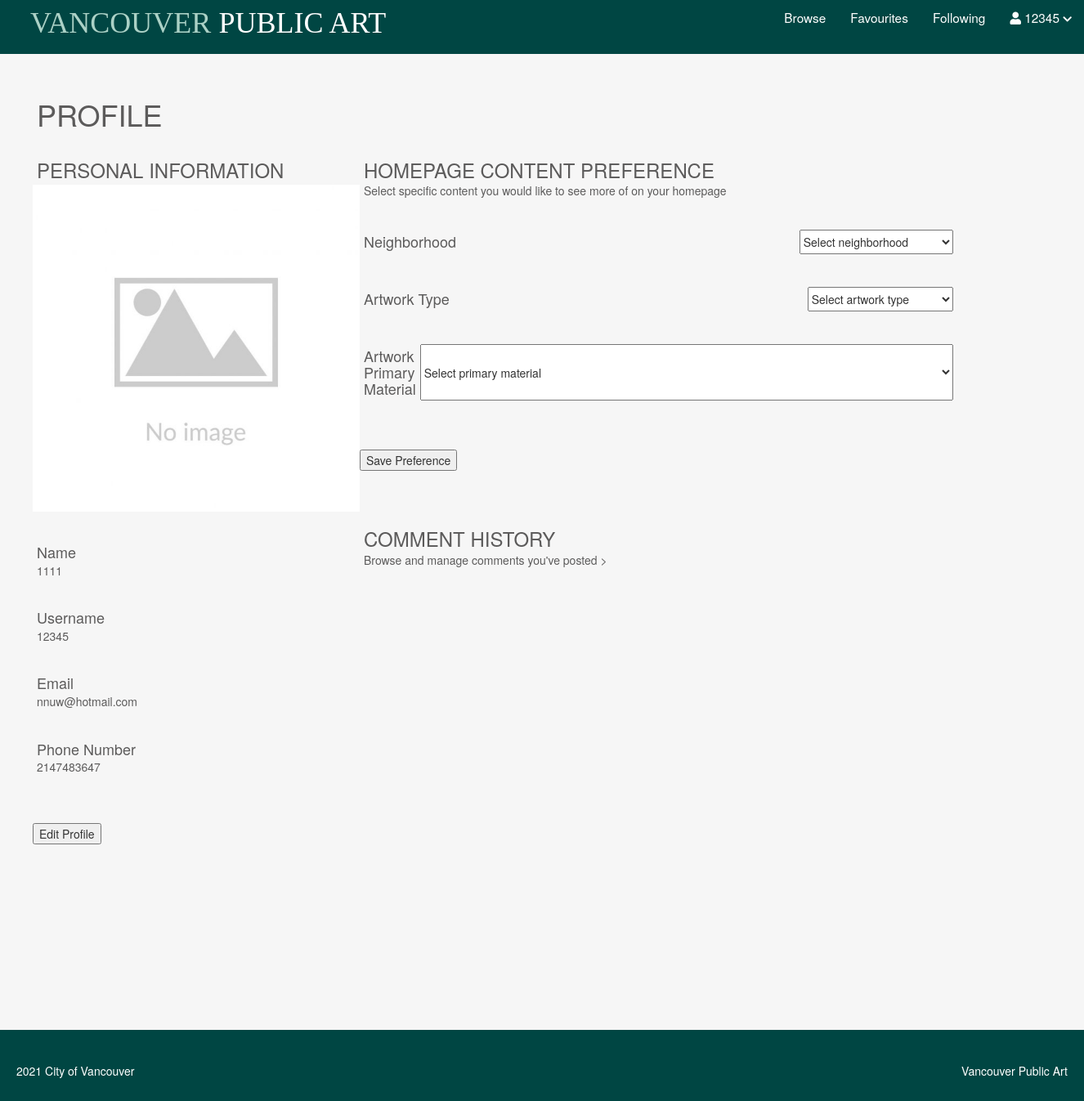
The page /public/member/profile.php (signed in) on the database as committed earlier.
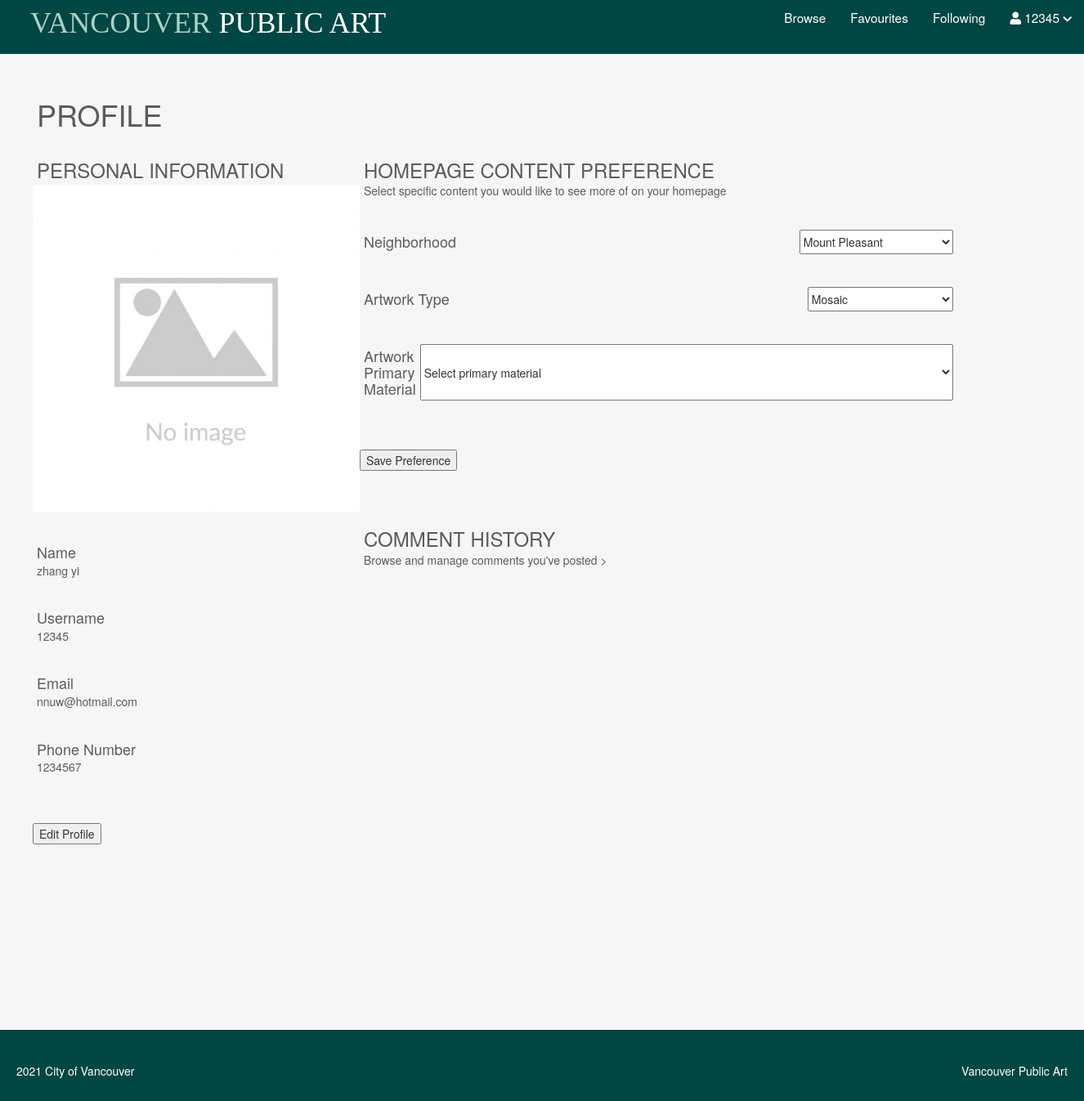
The same page on the database as committed later.
### tables this page shows
CREATE TABLE `member` (
  `userID` int(4) NOT NULL,
  `username` varchar(30) NOT NULL,
  `password` varchar(500) NOT NULL,
  `name` varchar(50) NOT NULL,
  `phoneNumber` int(10) NOT NULL,
  `profilePhoto` blob NOT NULL,
  `email` varchar(500) NOT NULL
);

CREATE TABLE `membersetting` (
  `settingID` int(10) NOT NULL,
  `location` varchar(255) DEFAULT NULL,
  `type` varchar(255) DEFAULT NULL,
  `material` varchar(255) DEFAULT NULL,
  `userID` int(10) NOT NULL
);

### private/controller/userProfile.php (called while the page is built, shortened)
<?php
$table = 'member';
if (isset($_SESSION['userID'])) {
    $userid = $_SESSION['userID'];
    $user = selectOneByOneTable($table, ['userID' => $userid]);
    $name = $user['name'];
    $username = $user['username'];
    $email = $user['email'];
    $phoneNumber = $user['phoneNumber'];
}

### private/database/db.php (called while the page is built, shortened)
<?php
require('db_connect.php');
function getSpercificData($col, $table)
{
    global $conn;
    $query = "SELECT DISTINCT " . $col . " FROM " . $table;
    $result = mysqli_query($conn, $query);
    return $result;
}
function executeQuery($sql, $data)
{
    global $conn;
    $stmt = $conn->prepare($sql);
    $values = array_values($data);
    $types = str_repeat('s', count($values));
    $stmt->bind_param($types, ...$values);
    $stmt->execute();
    return $stmt;
}
function selectOneByOneTable($table, $conditions)
{
    $sql = "SELECT * FROM $table";
    $i = 0;
    foreach ($conditions as $key => $value) {
        if ($i === 0) {
            $sql = $sql . " WHERE $key=?";
        } else {
            $sql = $sql . " AND $key=?";
        }
        $i++;
    }
    $sql = $sql . " LIMIT 1";
    $stmt = executeQuery($sql, $conditions);
    $records = $stmt->get_result()->fetch_assoc();
    return $records;
}
function selectOneByOneTable1($table, $col, $conditions)
{
    global $conn;
    $query = "SELECT DISTINCT * FROM $table WHERE $col = $conditions";
    $result = mysqli_query($conn, $query);
    return $result;
}

### private/controller/preference.php (called while the page is built, shortened)
<?php
$preferenceData = selectOneByOneTable1('membersetting', 'userID', $_SESSION['userID']);
?>

### public/member/profile.php (the view, shortened to what the changed rows need)
<?php include('../../private/initialize.php');
include("../../private/database/db.php");
include "../../private/helpers/validate.php";
include("../../private/controller/userProfile.php");
include("../../private/controller/preference.php");
$table = 'artwork';
$neighborhood = getSpercificData('neighborhood', $table);
$type  = getSpercificData('type', $table);
?>
<!DOCTYPE html>
<html lang="en">
<head>
    <link rel="stylesheet" href="https://code.jquery.com/ui/1.9.2/themes/base/jquery-ui.css">
    <link rel="stylesheet" href="https://maxcdn.bootstrapcdn.com/bootstrap/3.4.1/css/bootstrap.min.css">
    <link rel="stylesheet" href="https://use.fontawesome.com/releases/v5.7.2/css/all.css">
</head>
<body>
    <?php include(INCLUDE_PATH . '/header.php'); ?>
    <div class="profile-container">
        <h1>PROFILE</h1>
        <div class="profile-box">
            <div class="left-side">
                <div class="detail-box">
                    <h4>Name</h4>
                    <h5><?php echo $name ?></h5>
                </div>
                <div class="detail-box">
                    <h4>Username</h4>
                    <h5><?php echo $username ?></h5>
                </div>
                <div class="detail-box">
                    <h4>Email</h4>
                    <h5><?php echo $email ?></h5>
                </div>
                <div class="detail-box">
                    <h4>Phone Number</h4>
                    <h5><?php echo $phoneNumber ?></h5>
                </div>
            </div>
            <form action="profile.php?userID=<?php echo $_SESSION['userID'] ?>" method="POST">
                <div class="right-side">
                    <div class="detail-box1">
                        <h4>Neighborhood</h4>
                        <select name="location_selector" id="">
                            <option value=" ">Select neighborhood</option>
                            <?php
                            foreach ($neighborhood as $row) {
                            ?>
                                <?php
                                if ($row['neighborhood'] == '') {
                                    $data = 'Other';
                                } else {
                                    $data = $row['neighborhood'];
                                }
                                ?>
                                <option value="<?php echo $row['neighborhood']; ?>" <?php
                                                                                    if ($preferenceData) {
                                                                                        foreach ($preferenceData as $pre) {
                                                                                            if ($pre['location'] === $row['neighborhood']) {
                                                                                                echo "selected";
                                                                                            } else {
                                                                                            }
                                                                                        }
                                                                                    } else {
                                                                                    } ?>><?php echo $data; ?></option>
                            <?php
                            }
                            ?>
                        </select>
                    </div>
                    <div class="detail-box1">
                        <h4>Artwork Type</h4>
                        <select name="type_selecotr" id="">
                            <option value=" ">Select artwork type</option>
                            <?php
                            foreach ($type as $row) {
                            ?>
                                <?php
                                if ($row['type'] == '') {
                                    $data = 'Other';
                                } else {
                                    $data = $row['type'];
                                }
                                ?>
                                <option value="<?php echo $row['type']; ?>" <?php if ($preferenceData) {
                                                                                foreach ($preferenceData as $pre) {
                                                                                    if ($pre['type'] === $row['type']) {
                                                                                        echo "selected";
                                                                                    } else {
                                                                                    }
                                                                                }
                                                                            } else {
                                                                            }  ?>><?php echo $data; ?></option>
                            <?php
                            }
                            ?>
                        </select>
                    </div>
            </form>
        </div>
    </div>
</body>
</html>

Rows that differ between the two databases and show on the page:
changed member "nnuw@hotmail.com": name "1111" → "zhang yi"; phoneNumber "2147483647" → "1234567"
added membersetting: location_selector "Mount Pleasant", type_selecotr "Mosaic"
Other text that changed with them:
form field location_selector: "Select neighborhood" → (not shown)
form field type_selecotr: "Select artwork type" → (not shown)
